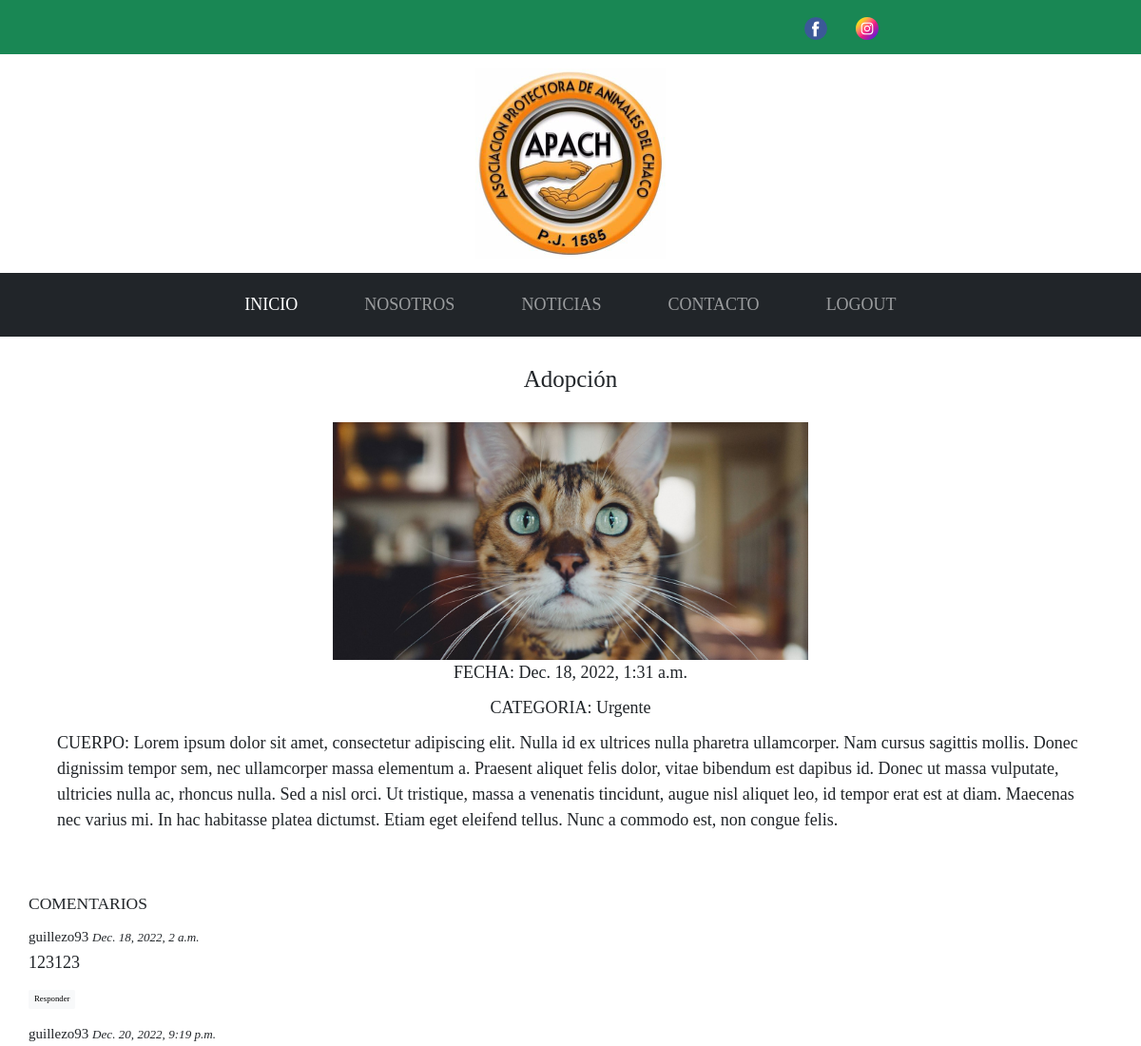
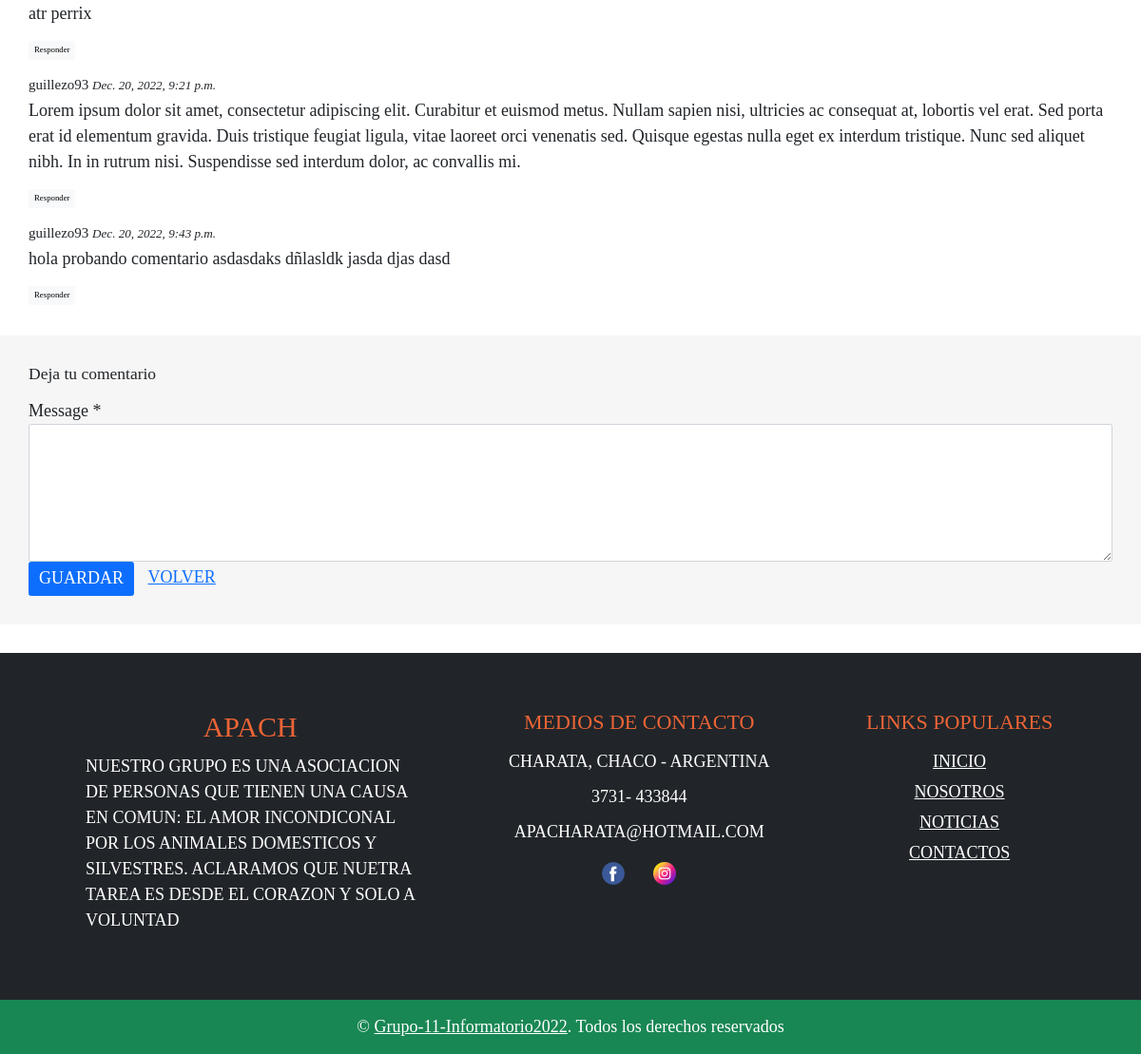
The page /Detalle/1 (signed in) on the database its author committed (2 pictures, top to bottom).
### webapp/models.py (models this page shows, shortened)
class Noticia(models.Model):
    titulo = models.CharField(max_length=150)
    cuerpo = models.TextField()
    imagen = models.ImageField(upload_to='static/img')
    categoria_noticia = models.ForeignKey(Categoria, on_delete=models.CASCADE)
    fecha = models.DateTimeField(auto_now_add=True)

class Categoria(models.Model):
    nombre = models.CharField(max_length=100)
    def __str__(self):
        return self.nombre

class Comentario(models.Model):
    usuario = models.ForeignKey(User, on_delete=models.CASCADE)
    texto = models.TextField(max_length=1500)
    noticia = models.ForeignKey(Noticia, on_delete=models.CASCADE)
    fecha = models.DateTimeField(auto_now_add=True)

### webapp/views.py (the view)
# urls.py: path('Detalle/<int:pk>', views.Detalle_Noticias, name='detalle'),
@login_required
def Detalle_Noticias(request, pk):
    contexto = {}
    n = Noticia.objects.get(pk=pk)  # RETORNA SOLO UN OBEJTO
    contexto['noticia'] = n
    c = Comentario.objects.filter(noticia=n)
    contexto['comentarios'] = c
    return render(request, 'detalle.html', contexto)

### webapp/templates/detalle.html (shortened to what this page needs)
{% extends 'base.html' %}
{% load static %}
{% block content %}
<h1 class="text-center my-5">{{noticia.titulo}}</h1>
<div class="d-flex flex-column align-items-center">
	<img src="{{noticia.imagen.url}}" width="500" height="500">
	<p>FECHA: {{noticia.fecha}}</p>
	<p>CATEGORIA: {{noticia.categoria_noticia}}</p>
	<p class="mx-5 px-5">CUERPO: {{noticia.cuerpo}}</p>
	<br><br>
</div>
<div class="mb-5 mx-5 text-start">
	<h3 class="mb-4 text-uppercase">Comentarios</h3>
	{% for com in comentarios %}
	<div class="media mb-4">
		<div class="media-body">
			<h4> {{com.usuario}} <small><i>{{com.fecha}}</i></small></h4>
			<p>{{com.texto}}</p>
			<button class="btn btn-sm btn-light">Responder</button>
		</div>
	</div>
	{% endfor %}
</div>
<div style="padding: 30px; background: #f6f6f6;">
	<h3 class="mb-4">Deja tu comentario</h3>
	<form method="POST" action="{% url 'comentar' %}">{% csrf_token %}
		<div class="form-group">
			<label for="message">Message *</label>
			<textarea name="comentario" maxlength="1500" id="message" cols="30" rows="5"
				class="form-control"></textarea>
		</div>
		<div class="form-group mb-0">
			<input type="submit" value="GUARDAR" class="btn btn-primary px-3">
			<a class="px-3" href="{% url 'listar' %}">VOLVER</a>
		</div>
	</form>
</div>
{% endblock %}

### webapp/static/css/style.css (style rules this page uses)
:root { --texto-primario: #ed6436; }
html { background-color: white; box-sizing: border-box; font-size: 62.5%; }
*, *:before, *:after { box-sizing: inherit; }
body { background-color: white; font-family: var(--fuentePrincipal); font-size: 1.8rem; line-height: 1.5; }
img { max-width: auto; max-height: 25rem; object-fit: cover; }
.form-control { font-size: 1.8rem; }
.btn-primary { font-size: 1.8rem; }

### rows shown on the page
Noticia: titulo "Adopción", imagen (picture), fecha "Dec. 18, 2022, 1:31 a.m.", categoria_noticia "Urgente", cuerpo "Lorem ipsum dolor sit amet, consectetur adipiscing elit. Nulla id ex ultrices nulla pharetra ullamcorper. Nam cursus sagittis mollis. Donec dignissim tempor sem, nec ullamcorper massa elementum a. Praesent aliquet felis dolor, vitae bibendum est dapibus id. Donec ut massa vulputate, ultricies nulla ac, rhoncus nulla. Sed a nisl orci. Ut tristique, massa a venenatis tincidunt, augue nisl aliquet leo, id tempor erat est at diam. Maecenas nec varius mi. In hac habitasse platea dictumst. Etiam eget eleifend tellus. Nunc a commodo est, non congue felis."
Comentario: usuario "guillezo93", fecha "Dec. 18, 2022, 2 a.m.", texto "123123"
Comentario: usuario "guillezo93", fecha "Dec. 20, 2022, 9:19 p.m.", texto "atr perrix"
Comentario: usuario "guillezo93", fecha "Dec. 20, 2022, 9:21 p.m.", texto "Lorem ipsum dolor sit amet, consectetur adipiscing elit. Curabitur et euismod metus. Nullam sapien nisi, ultricies ac consequat at, lobortis vel erat. Sed porta erat id elementum gravida. Duis tristique feugiat ligula, vitae laoreet orci venenatis sed. Quisque egestas nulla eget ex interdum tristique. Nunc sed aliquet nibh. In in rutrum nisi. Suspendisse sed interdum dolor, ac convallis mi."
Comentario: usuario "guillezo93", fecha "Dec. 20, 2022, 9:43 p.m.", texto "hola probando comentario asdasdaks dñlasldk jasda djas dasd"
